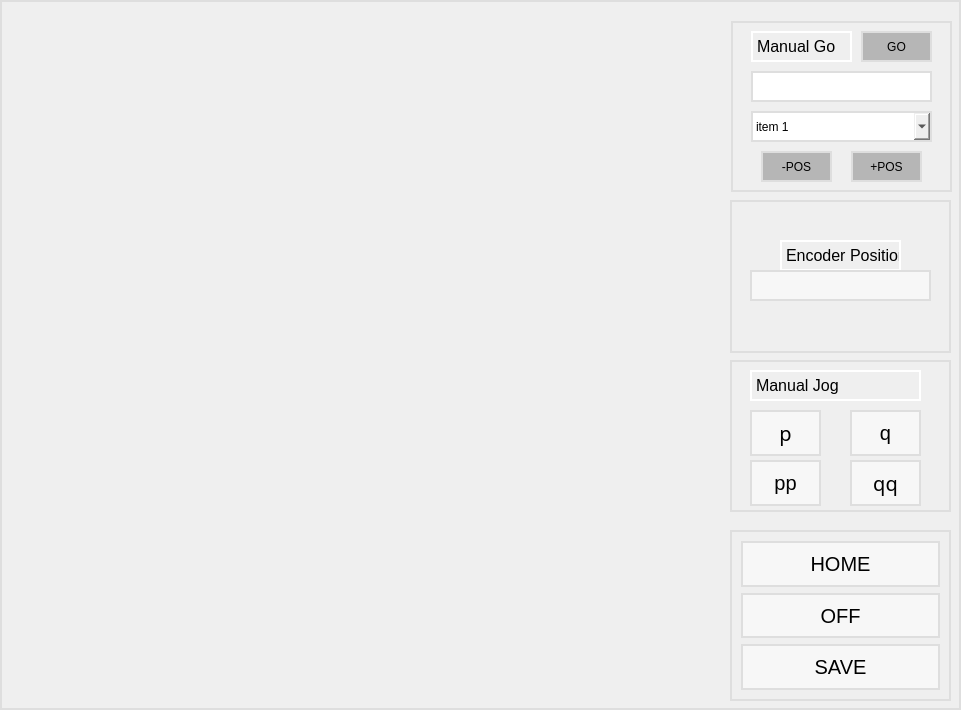
                <widget class="QFrame" name="frame_62">
                 <property name="styleSheet">
                  <string notr="true">border-width: 2;
border-style: solid;
border-color: rgb(222, 222, 222)</string>
                 </property>
                 <property name="frameShape">
                  <enum>QFrame::StyledPanel</enum>
                 </property>
                 <property name="frameShadow">
                  <enum>QFrame::Raised</enum>
                 </property>
                 <widget class="QFrame" name="frame_63">
                  <property name="geometry">
                   <rect>
                    <x>731</x>
                    <y>21</y>
                    <width>221</width>
                    <height>171</height>
                   </rect>
                  </property>
                  <property name="frameShape">
                   <enum>QFrame::StyledPanel</enum>
                  </property>
                  <property name="frameShadow">
                   <enum>QFrame::Raised</enum>
                  </property>
                  <widget class="QLabel" name="label_5">
                   <property name="geometry">
                    <rect>
                     <x>20</x>
                     <y>10</y>
                     <width>101</width>
                     <height>31</height>
                    </rect>
                   </property>
                   <property name="font">
                    <font>
                     <pointsize>12</pointsize>
                    </font>
                   </property>
                   <property name="styleSheet">
                    <string notr="true">border-color: rgb(255, 255, 255);</string>
                   </property>
                   <property name="text">
                    <string>Manual Go</string>
                   </property>
                  </widget>
                  <widget class="QLineEdit" name="lineEdit">
                   <property name="geometry">
                    <rect>
                     <x>20</x>
                     <y>50</y>
                     <width>181</width>
                     <height>31</height>
                    </rect>
                   </property>
                   <property name="sizePolicy">
                    <sizepolicy hsizetype="Minimum" vsizetype="Fixed">
                     <horstretch>0</horstretch>
                     <verstretch>0</verstretch>
                    </sizepolicy>
                   </property>
                   <property name="readOnly">
                    <bool>false</bool>
                   </property>
                  </widget>
                  <widget class="QComboBox" name="comboBox">
                   <property name="geometry">
                    <rect>
                     <x>20</x>
                     <y>90</y>
                     <width>181</width>
                     <height>31</height>
                    </rect>
                   </property>
                   <item>
                    <property name="text">
                     <string>item 1</string>
                    </property>
                   </item>
                   <item>
                    <property name="text">
                     <string>item 2</string>
                    </property>
                   </item>
                  </widget>
                  <widget class="QPushButton" name="pushButton_5">
                   <property name="geometry">
                    <rect>
                     <x>130</x>
                     <y>10</y>
                     <width>71</width>
                     <height>31</height>
                    </rect>
                   </property>
                   <property name="styleSheet">
                    <string notr="true">QPushButton
{
background-color: rgb(182, 182, 182);
}

QPushButton:pressed
{
background-color: rgba(229, 229, 229, 247)
}</string>
                   </property>
                   <property name="text">
                    <string>GO</string>
                   </property>
                  </widget>
                  <widget class="QPushButton" name="pushButton_6">
                   <property name="geometry">
                    <rect>
                     <x>30</x>
                     <y>130</y>
                     <width>71</width>
                     <height>31</height>
                    </rect>
                   </property>
                   <property name="styleSheet">
                    <string notr="true">QPushButton
{
background-color: rgb(182, 182, 182);
}

QPushButton:pressed
{
background-color: rgba(229, 229, 229, 247)
}</string>
                   </property>
                   <property name="text">
                    <string>-POS</string>
                   </property>
                  </widget>
                  <widget class="QPushButton" name="pushButton_7">
                   <property name="geometry">
                    <rect>
                     <x>120</x>
                     <y>130</y>
                     <width>71</width>
                     <height>31</height>
                    </rect>
                   </property>
                   <property name="styleSheet">
                    <string notr="true">QPushButton
{
background-color: rgb(182, 182, 182);
}

QPushButton:pressed
{
background-color: rgba(229, 229, 229, 247)
}</string>
                   </property>
                   <property name="text">
                    <string>+POS</string>
                   </property>
                  </widget>
                 </widget>
                 <widget class="QFrame" name="frame_66">
                  <property name="geometry">
                   <rect>
                    <x>730</x>
                    <y>200</y>
                    <width>221</width>
                    <height>153</height>
                   </rect>
                  </property>
                  <property name="frameShape">
                   <enum>QFrame::StyledPanel</enum>
                  </property>
                  <property name="frameShadow">
                   <enum>QFrame::Raised</enum>
                  </property>
                  <widget class="QLabel" name="label_6">
                   <property name="geometry">
                    <rect>
                     <x>50</x>
                     <y>40</y>
                     <width>121</width>
                     <height>31</height>
                    </rect>
                   </property>
                   <property name="font">
                    <font>
                     <pointsize>12</pointsize>
                    </font>
                   </property>
                   <property name="styleSheet">
                    <string notr="true">border-color: rgb(255, 255, 255);</string>
                   </property>
                   <property name="text">
                    <string>Encoder Position</string>
                   </property>
                  </widget>
                  <widget class="QLineEdit" name="lineEdit_2">
                   <property name="geometry">
                    <rect>
                     <x>20</x>
                     <y>70</y>
                     <width>181</width>
                     <height>31</height>
                    </rect>
                   </property>
                   <property name="sizePolicy">
                    <sizepolicy hsizetype="Minimum" vsizetype="Fixed">
                     <horstretch>0</horstretch>
                     <verstretch>0</verstretch>
                    </sizepolicy>
                   </property>
                   <property name="styleSheet">
                    <string notr="true">background-color: rgb(247, 247, 247);</string>
                   </property>
                   <property name="readOnly">
                    <bool>true</bool>
                   </property>
                  </widget>
                 </widget>
                 <widget class="QFrame" name="frame_67">
                  <property name="geometry">
                   <rect>
                    <x>730</x>
                    <y>360</y>
                    <width>221</width>
                    <height>152</height>
                   </rect>
                  </property>
                  <property name="frameShape">
                   <enum>QFrame::StyledPanel</enum>
                  </property>
                  <property name="frameShadow">
                   <enum>QFrame::Raised</enum>
                  </property>
                  <widget class="QLabel" name="label_16">
                   <property name="geometry">
                    <rect>
                     <x>20</x>
                     <y>10</y>
                     <width>171</width>
                     <height>31</height>
                    </rect>
                   </property>
                   <property name="font">
                    <font>
                     <pointsize>12</pointsize>
                    </font>
                   </property>
                   <property name="styleSheet">
                    <string notr="true">border-color: rgb(255, 255, 255);</string>
                   </property>
                   <property name="text">
                    <string>Manual Jog</string>
                   </property>
                  </widget>
                  <widget class="QPushButton" name="manual_jog_plus_button">
                   <property name="geometry">
                    <rect>
                     <x>20</x>
                     <y>50</y>
                     <width>71</width>
                     <height>46</height>
                    </rect>
                   </property>
                   <property name="sizePolicy">
                    <sizepolicy hsizetype="MinimumExpanding" vsizetype="MinimumExpanding">
                     <horstretch>0</horstretch>
                     <verstretch>0</verstretch>
                    </sizepolicy>
                   </property>
                   <property name="font">
                    <font>
                     <family>Wingdings 3</family>
                     <pointsize>15</pointsize>
                     <italic>false</italic>
                     <bold>false</bold>
                     <strikeout>false</strikeout>
                    </font>
                   </property>
                   <property name="styleSheet">
                    <string notr="true">QPushButton
{
background-color: rgb(247, 247, 247);
}

QPushButton:pressed
{
background-color: rgba(229, 229, 229, 247)
}</string>
                   </property>
                   <property name="text">
                    <string>p</string>
                   </property>
                   <property name="checkable">
                    <bool>true</bool>
                   </property>
                   <property name="autoDefault">
                    <bool>true</bool>
                   </property>
                   <property name="default">
                    <bool>false</bool>
                   </property>
                   <property name="flat">
                    <bool>false</bool>
                   </property>
                  </widget>
                  <widget class="QPushButton" name="manual_jog_plus_button_2">
                   <property name="geometry">
                    <rect>
                     <x>120</x>
                     <y>50</y>
                     <width>71</width>
                     <height>46</height>
                    </rect>
                   </property>
                   <property name="sizePolicy">
                    <sizepolicy hsizetype="MinimumExpanding" vsizetype="MinimumExpanding">
                     <horstretch>0</horstretch>
                     <verstretch>0</verstretch>
                    </sizepolicy>
                   </property>
                   <property name="font">
                    <font>
                     <pointsize>15</pointsize>
                     <italic>false</italic>
                     <bold>false</bold>
                     <strikeout>false</strikeout>
                    </font>
                   </property>
                   <property name="styleSheet">
                    <string notr="true">QPushButton
{
background-color: rgb(247, 247, 247);
}

QPushButton:pressed
{
background-color: rgba(229, 229, 229, 247)
}</string>
                   </property>
                   <property name="text">
                    <string>q</string>
                   </property>
                   <property name="checkable">
                    <bool>true</bool>
                   </property>
                   <property name="autoDefault">
                    <bool>true</bool>
                   </property>
                   <property name="default">
                    <bool>false</bool>
                   </property>
                   <property name="flat">
                    <bool>false</bool>
                   </property>
                  </widget>
                  <widget class="QPushButton" name="manual_jog_plus_button_3">
                   <property name="geometry">
                    <rect>
                     <x>20</x>
                     <y>100</y>
                     <width>71</width>
                     <height>46</height>
                    </rect>
                   </property>
                   <property name="sizePolicy">
                    <sizepolicy hsizetype="MinimumExpanding" vsizetype="MinimumExpanding">
                     <horstretch>0</horstretch>
                     <verstretch>0</verstretch>
                    </sizepolicy>
                   </property>
                   <property name="font">
                    <font>
                     <pointsize>15</pointsize>
                     <italic>false</italic>
                     <bold>false</bold>
                     <strikeout>false</strikeout>
                    </font>
                   </property>
                   <property name="styleSheet">
                    <string notr="true">QPushButton
{
background-color: rgb(247, 247, 247);
}

QPushButton:pressed
{
background-color: rgba(229, 229, 229, 247)
}</string>
                   </property>
                   <property name="text">
                    <string>pp</string>
                   </property>
                   <property name="checkable">
                    <bool>true</bool>
                   </property>
                   <property name="autoDefault">
                    <bool>true</bool>
                   </property>
                   <property name="default">
                    <bool>false</bool>
                   </property>
                   <property name="flat">
                    <bool>false</bool>
                   </property>
                  </widget>
                  <widget class="QPushButton" name="manual_jog_plus_button_4">
                   <property name="geometry">
                    <rect>
                     <x>120</x>
                     <y>100</y>
                     <width>71</width>
                     <height>46</height>
                    </rect>
                   </property>
                   <property name="sizePolicy">
                    <sizepolicy hsizetype="MinimumExpanding" vsizetype="MinimumExpanding">
                     <horstretch>0</horstretch>
                     <verstretch>0</verstretch>
                    </sizepolicy>
                   </property>
                   <property name="font">
                    <font>
                     <family>Wingdings 3</family>
                     <pointsize>15</pointsize>
                     <italic>false</italic>
                     <bold>false</bold>
                     <strikeout>false</strikeout>
                    </font>
                   </property>
                   <property name="styleSheet">
                    <string notr="true">QPushButton
{
background-color: rgb(247, 247, 247);
}

QPushButton:pressed
{
background-color: rgba(229, 229, 229, 247)
}</string>
                   </property>
                   <property name="text">
                    <string>qq</string>
                   </property>
                   <property name="checkable">
                    <bool>true</bool>
                   </property>
                   <property name="autoDefault">
                    <bool>true</bool>
                   </property>
                   <property name="default">
                    <bool>false</bool>
                   </property>
                   <property name="flat">
                    <bool>false</bool>
                   </property>
                  </widget>
                 </widget>
                 <widget class="QFrame" name="frame_68">
                  <property name="geometry">
                   <rect>
                    <x>730</x>
                    <y>530</y>
                    <width>221</width>
                    <height>171</height>
                   </rect>
                  </property>
                  <property name="frameShape">
                   <enum>QFrame::StyledPanel</enum>
                  </property>
                  <property name="frameShadow">
                   <enum>QFrame::Raised</enum>
                  </property>
                  <layout class="QVBoxLayout" name="verticalLayout_61">
                   <item>
                    <widget class="QPushButton" name="main_motor_home_button">
                     <property name="sizePolicy">
                      <sizepolicy hsizetype="MinimumExpanding" vsizetype="MinimumExpanding">
                       <horstretch>0</horstretch>
                       <verstretch>0</verstretch>
                      </sizepolicy>
                     </property>
                     <property name="font">
                      <font>
                       <pointsize>15</pointsize>
                       <italic>false</italic>
                       <bold>false</bold>
                       <strikeout>false</strikeout>
                      </font>
                     </property>
                     <property name="styleSheet">
                      <string notr="true">QPushButton#main_motor_home_button
{
background-color: rgb(247, 247, 247);
}

QPushButton#main_motor_home_button:pressed
{
background-color: rgba(229, 229, 229, 247)
}</string>
                     </property>
                     <property name="text">
                      <string>HOME</string>
                     </property>
                     <property name="checkable">
                      <bool>true</bool>
                     </property>
                     <property name="autoDefault">
                      <bool>true</bool>
                     </property>
                     <property name="default">
                      <bool>false</bool>
                     </property>
                     <property name="flat">
                      <bool>false</bool>
                     </property>
                    </widget>
                   </item>
                   <item>
                    <widget class="QPushButton" name="main_motor_off_button">
                     <property name="sizePolicy">
                      <sizepolicy hsizetype="MinimumExpanding" vsizetype="MinimumExpanding">
                       <horstretch>0</horstretch>
                       <verstretch>0</verstretch>
                      </sizepolicy>
                     </property>
                     <property name="font">
                      <font>
                       <pointsize>15</pointsize>
                       <italic>false</italic>
                       <bold>false</bold>
                       <strikeout>false</strikeout>
                      </font>
                     </property>
                     <property name="styleSheet">
                      <string notr="true">QPushButton#main_motor_off_button
{
background-color: rgb(247, 247, 247);
}

QPushButton#main_motor_off_button:pressed
{
background-color: rgba(229, 229, 229, 247)
}</string>
                     </property>
                     <property name="text">
                      <string>OFF</string>
                     </property>
                     <property name="checkable">
                      <bool>true</bool>
                     </property>
                     <property name="autoDefault">
                      <bool>true</bool>
                     </property>
                     <property name="default">
                      <bool>false</bool>
                     </property>
                     <property name="flat">
                      <bool>false</bool>
                     </property>
                    </widget>
                   </item>
                   <item>
                    <widget class="QPushButton" name="main_motor_save_button">
                     <property name="sizePolicy">
                      <sizepolicy hsizetype="MinimumExpanding" vsizetype="MinimumExpanding">
                       <horstretch>0</horstretch>
                       <verstretch>0</verstretch>
                      </sizepolicy>
                     </property>
                     <property name="font">
                      <font>
                       <pointsize>15</pointsize>
                       <italic>false</italic>
                       <bold>false</bold>
                       <strikeout>false</strikeout>
                      </font>
                     </property>
                     <property name="styleSheet">
                      <string notr="true">QPushButton#main_motor_save_button
{
background-color: rgb(247, 247, 247);
}

QPushButton#main_motor_save_button:pressed
{
background-color: rgba(229, 229, 229, 247)
}</string>
                     </property>
                     <property name="text">
                      <string>SAVE</string>
                     </property>
                     <property name="checkable">
                      <bool>true</bool>
                     </property>
                     <property name="autoDefault">
                      <bool>true</bool>
                     </property>
                     <property name="default">
                      <bool>false</bool>
                     </property>
                     <property name="flat">
                      <bool>false</bool>
                     </property>
                    </widget>
                   </item>
                  </layout>
                 </widget>
                </widget>
